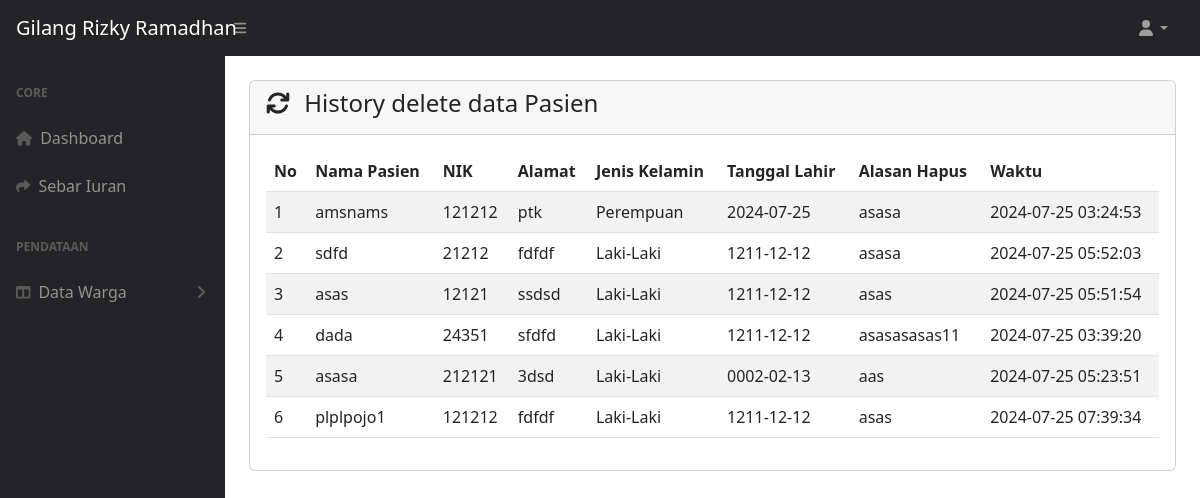
Screenshot of /index.php/history with the database file from the repository.
### tables this page shows
CREATE TABLE `hdata_warga` (
  `id` int(11) NOT NULL,
  `nama` varchar(255) NOT NULL,
  `nik` varchar(255) NOT NULL,
  `tgl_lahir` date NOT NULL,
  `alamat` varchar(255) NOT NULL,
  `gender` varchar(255) NOT NULL,
  `alasan` text NOT NULL,
  `tgl_hapus` timestamp NOT NULL DEFAULT current_timestamp()
);

### application/controllers/History.php (called while the page is built, shortened)
<?php
class History extends CI_Controller
{
    public function index()
    {
        $query = $this->db->get('hdata_warga');
        $history = $query->result();
        $data['history'] = $history;
        $data['konten'] = $this->load->view('history', $data, TRUE);
        $this->load->view('template/intro');
        $this->load->view('template/navbar');
        $this->load->view('template/sidebar');
        $this->load->view('history', $data);
    }
}
?>

### index.php (called while the page is built, shortened)
<?php
require_once BASEPATH.'core/CodeIgniter.php';

### application/views/history.php (the view)
<div id="layoutSidenav">
    <div id="layoutSidenav_content">
        <div class="container-fluid px-4">
            <br>
            <div class="card mb-4">
                <div class="card-header">
                    <h4>
                        <i class="fas fa-refresh me-2"></i>
                        History delete data Pasien
                    </h4>
                </div>
                <div class="card-body">
                    <div class="table-responsive">
                        <table id="datatablesSimple" class="table table-striped">
                            <thead>
                                <tr>
                                    <th>No</th>
                                    <th>Nama Pasien</th>
                                    <th>NIK</th>
                                    <th>Alamat</th>
                                    <th>Jenis Kelamin</th>
                                    <th>Tanggal Lahir</th>
                                    <th>Alasan Hapus</th>
                                    <th>Waktu</th>
                                </tr>
                            </thead>
                            <tbody>
                                <?php
                                $no = 1;
                                foreach ($history as $h) : ?>
                                    <tr>
                                        <td><?= $no++ ?></td>
                                        <td><?= $h->nama ?></td>
                                        <td><?= $h->nik ?></td>
                                        <td><?= $h->alamat ?></td>
                                        <td><?= $h->gender ?></td>
                                        <td><?= $h->tgl_lahir ?></td>
                                        <td><?= $h->alasan ?></td>
                                        <td><?= $h->tgl_hapus ?></td>
                                    </tr>
                                <?php endforeach; ?>
                            </tbody>
                        </table>
                    </div>
                </div>
            </div>
        </div>
    </div>
</div>

### rows the page displays
hdata_warga: nama "amsnams", nik "121212", alamat "ptk", gender "Perempuan", tgl_lahir "2024-07-25", alasan "asasa", tgl_hapus "2024-07-25 03:24:53"
hdata_warga: nama "sdfd", nik "21212", alamat "fdfdf", gender "Laki-Laki", tgl_lahir "1211-12-12", alasan "asasa", tgl_hapus "2024-07-25 05:52:03"
hdata_warga: nama "asas", nik "12121", alamat "ssdsd", gender "Laki-Laki", tgl_lahir "1211-12-12", alasan "asas", tgl_hapus "2024-07-25 05:51:54"
hdata_warga: nama "dada", nik "24351", alamat "sfdfd", gender "Laki-Laki", tgl_lahir "1211-12-12", alasan "asasasasas11", tgl_hapus "2024-07-25 03:39:20"
hdata_warga: nama "asasa", nik "212121", alamat "3dsd", gender "Laki-Laki", tgl_lahir "0002-02-13", alasan "aas", tgl_hapus "2024-07-25 05:23:51"
hdata_warga: nama "plplpojo1", nik "121212", alamat "fdfdf", gender "Laki-Laki", tgl_lahir "1211-12-12", alasan "asas", tgl_hapus "2024-07-25 07:39:34"
